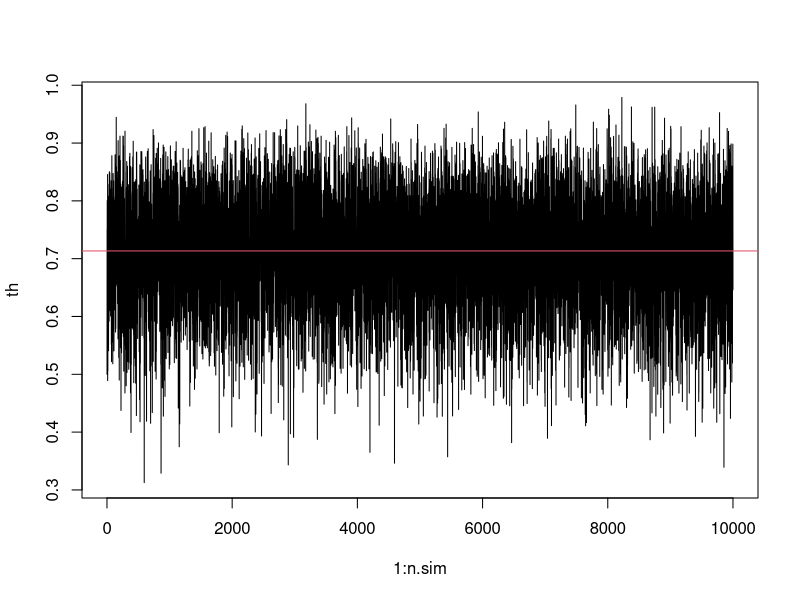
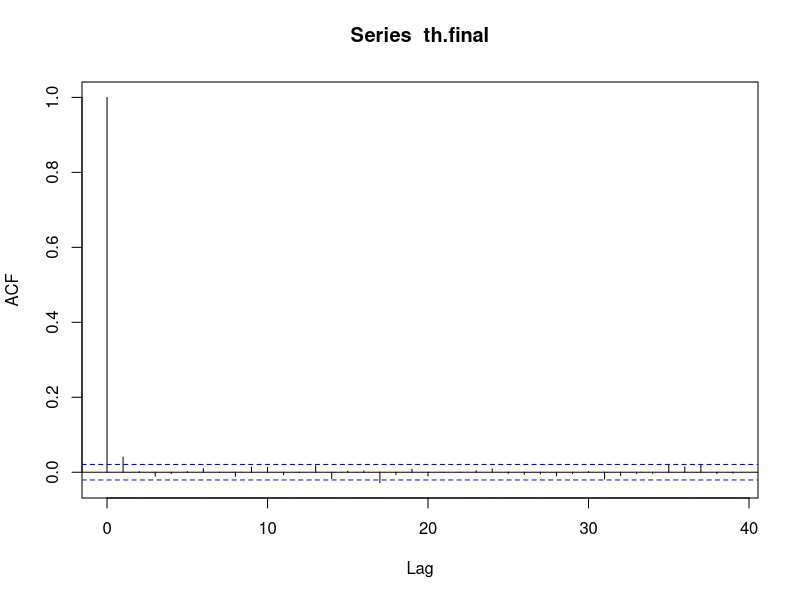
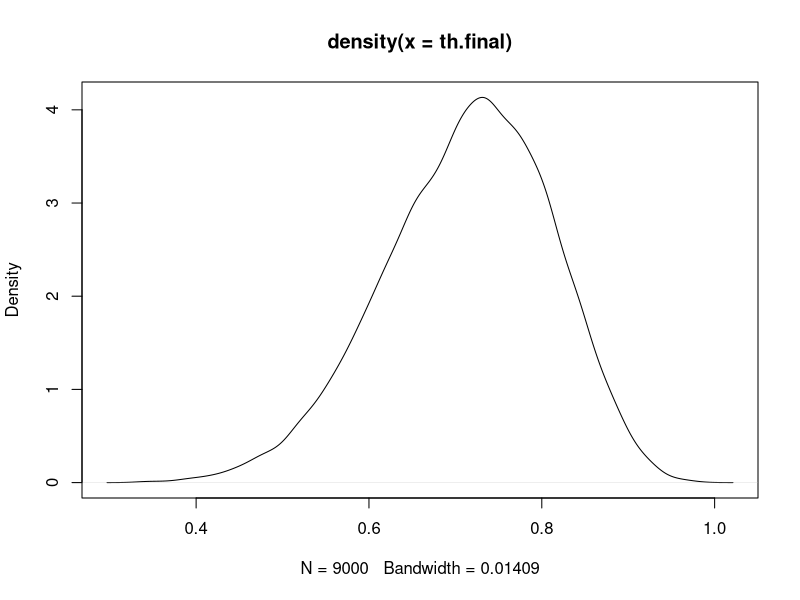

These charts were generated, in order, by the following R code:

X <- c(1,1,1,1,1,0,1,1,1,1,0,1,1,0,1,1,0,0,1)  ## responses from 19 participants
Y <- sum(X)

n.sim <- 10000
n.burn.in <- 1000
th <- rep(0, n.sim)
x20 <- rep(0, n.sim)

## Intialize
x20[1] <- 1
th[1] <- 0.5

## Gibbs
for(j in 2:n.sim){
  th[j] <- rbeta(1, Y+x20[j-1]+1, 20-Y-x20[j-1]+1)
  x20[j] <- rbinom(n=1, size=1, th[j])
}

### Posterior sample ####
x20.final <- x20[(n.burn.in+1):n.sim]
th.final <- th[(n.burn.in+1):n.sim]

plot(1:n.sim, th, "l")
abline(mean(th.final),0,col=2)
acf(th.final)
plot(density(th.final))

mean((th.final>0.5))

####
mean(th.final) ## posteior mean of theta
mean(x20.final) ## pr(X20 = 1 | y)
